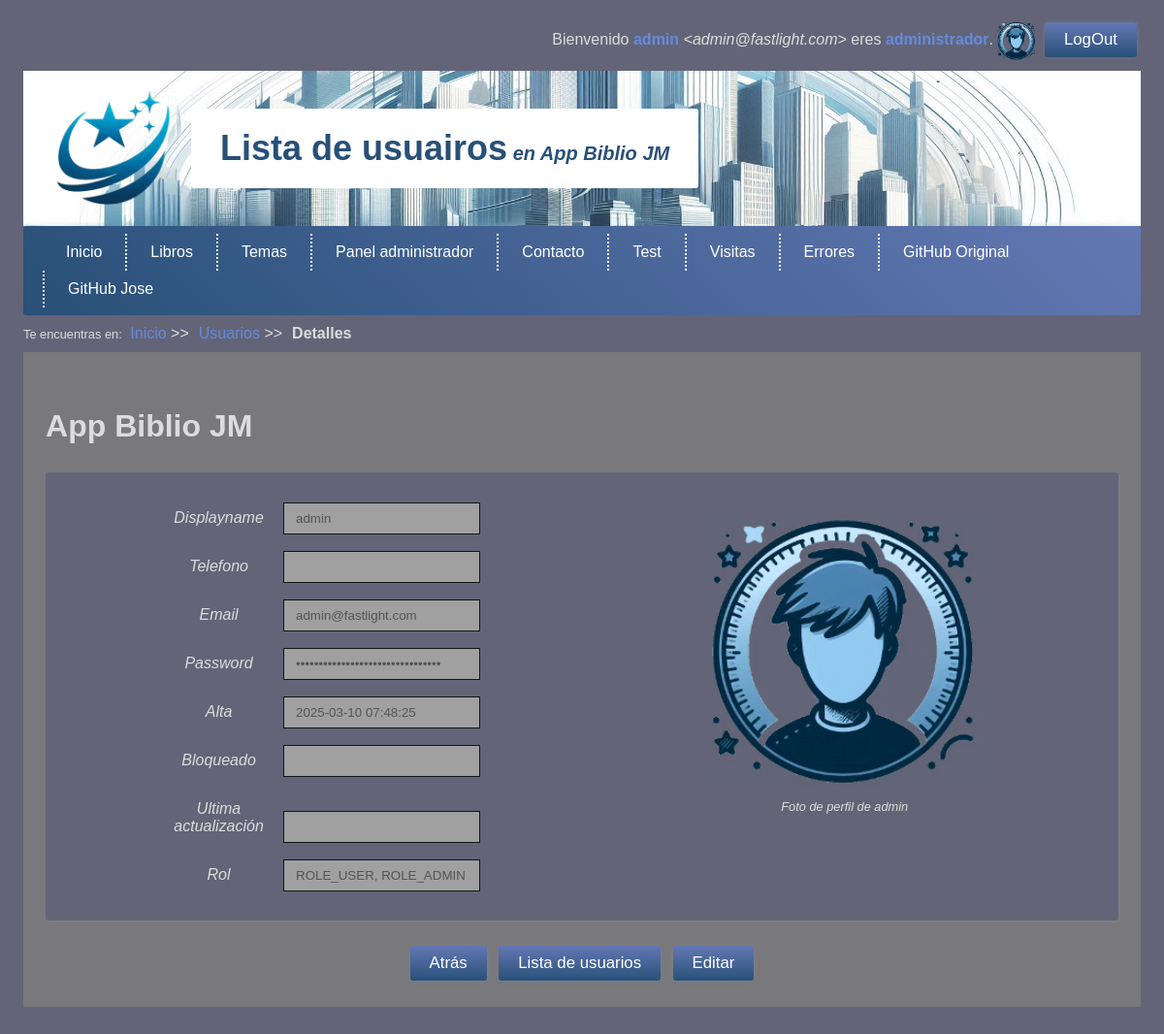
/User/show/1 (signed in), run on the app's committed database.
### tables this page shows
CREATE TABLE users(
  id INT PRIMARY KEY auto_increment,
  displayname VARCHAR(32) NOT NULL,
  email VARCHAR(128) NOT NULL UNIQUE KEY,
  phone VARCHAR(32) NOT NULL UNIQUE KEY,
  password VARCHAR(255) NOT NULL,
  roles JSON NOT NULL,
  picture VARCHAR(256) DEFAULT NULL,
  blocked_at TIMESTAMP NULL DEFAULT NULL,
  created_at TIMESTAMP NOT NULL DEFAULT CURRENT_TIMESTAMP,
  updated_at TIMESTAMP NULL DEFAULT NULL ON UPDATE CURRENT_TIMESTAMP
);

### app/libraries/View.php (called while the page is built, shortened)
<?php
class View{
    private string $name;
    public function __construct(
        string $name      = '',
        array $parameters = []
    ){
        $this->name       = $name;
    }
    public function load(){
        $template = new (TEMPLATE);
        try{
            @require VIEWS_FOLDER."/$this->name.php";
        }catch(Throwable $e){
            $message = DEBUG ?
            "<p>ERROR en la vista <b>".VIEWS_FOLDER."/$this->name.php</b>.</p>
             <p>INFORMACIÓN ADICIONAL: ".$e->getMessage()."</p>" :
             "Error al cargar la página.";
             throw new ViewException($message);
        }
    }
}

### app/http/ViewResponse.php (called while the page is built, shortened)
<?php
class ViewResponse extends Response{
    protected View $view;
    public function __construct(
        string $name,
        array $params       = [],
        int $httpCode       = 200,
        string $status      = 'OK'
    ){
        $this->view = new View($name, $params);
    }
    public function send(){
        $this->view->load();
        die();
    }
}

### public/index.php (called while the page is built, shortened)
<?php
require '../app/autoload.php';
require '../app/helpers/helpers.php';
try{
    switch(strtoupper(APP_TYPE)){
        case 'WEB' :  $kernel   = new App();
                      $response = $kernel->boot();
                      break;
    }
    $response->send();
}catch(Throwable $t){
    $mensaje = DEBUG ?
        'ERROR en el proceso de arranque: '.$t :
        'Se produjo un error, contacte con el administrador '.ADMIN_EMAIL.' si es necesario.';
    abort(500, 'INTERNAL SERVER ERROR', $mensaje, $t)->send();
}

### app/autoload.php (called while the page is built, shortened)
<?php
    function load(string $clase){
        foreach(AUTOLOAD_DIRECTORIES as $directorio){
           $ruta="$directorio/$clase.php";
           if(is_readable($ruta)){
                break;
           }
        }
    }

### app/libraries/Login.php (called while the page is built, shortened)
<?php
class Login{
    private static ?Authenticable $activeUser = NULL;
    public static function init(){
        self::$activeUser = Session::get('user') ??  NULL;
    }
	public static function user():?Authenticable{
	    return self::$activeUser;
	}
	public static function guest():bool{
	    return empty(self::user());
	}
	public static function role(string $role):bool{
	    return self::user() && self::user()->hasRole($role);
	}
	public static function oneRole(array $roles):bool{
	    return self::user() && self::user()->oneRole($roles);
    }
}

### app/interfaces/Authorizable.php (called while the page is built, shortened)
<?php
    trait Authorizable{
        public function hasRole(string $role):bool{
            return in_array($role, $this->roles);
        }
        public function oneRole(array $roles):bool{
            foreach($roles as $role)
                if($this->hasRole($role))
                    return true;
             return false;
        }
        public function isAdmin(string $adminRole = ADMIN_ROLE):bool{
            return $this->hasRole($adminRole);
        }
    }

### app/libraries/DBPDO.php (called while the page is built, shortened)
<?php
class DBPDO extends DB{
    private static $conexion = null;
    public static function get():object{
        if(!self::$conexion){
            $dsn = SGDB.':host='.DB_HOST.':'.DB_PORT.';dbname='.DB_NAME.';charset='.DB_CHARSET;
            try{
                self::$conexion = new PDO($dsn, DB_USER, DB_PASS);
            }catch(Throwable $e){
                $message = "No se pudo conectar con la Base de datos. ";
                if(DEBUG)
                    $message .= "Revisa la configuración: ".$dsn;
                throw new DatabaseException($message);
            }
        }
        return self::$conexion;
    }
    public static function query(string $consulta){
        try{
            $resultado = self::get()->query($consulta);
            return $resultado;
        }catch(Throwable $e){
            if(DEBUG){
                $mensaje = "ERROR EN LA CONSULTA: ";
                $mensaje .= "<p><b>$consulta</b></p>";
                $mensaje .= "<p>".(self::get()->errorInfo()[2])."</p>";
                throw new SQLException($mensaje);
            }else
                throw new SQLException('ERROR al realizar la operación.');
        }
    }
    public static function select(
        string $consulta,
        string $class='stdClass'
    ):?object{
        $resultado = self::query($consulta);
        $objeto = $resultado->fetchObject($class);
        return $objeto === false ? NULL : $objeto;
    }
}

### mvc/models/Model.php (called while the page is built, shortened)
<?php
abstract class Model{
    public static function getTable():string{
        return get_called_class()::$table ?? strtolower(get_called_class()).'s';
    }
    public function parseJsonFields():object{
        return $this;
    }
    public static function find(int $id = 0):?object{
        $table = self::getTable();
        $query = "SELECT * FROM $table WHERE id=$id";
        $entity = (DB_CLASS)::select($query, get_called_class());
        if($entity)
            $entity->parseJsonFields();
        return $entity;
    }
    public static function findOrFail(
        int $id = 0,
        ?string $message = NULL
    ):object{
        $entity = get_called_class()::find($id);
        return $entity;
    }
}

### mvc/controllers/UserController.php (called while the page is built, shortened)
<?php
class UserController extends Controller{
    public function show(int $id=0) {
    	$user = User::findOrFail($id, 'No se enontró el usuairo indicado');
    	return view ('user/show',['user'=>$user]);
    }
}

### app/core/App.php (called while the page is built, shortened)
<?php
class App extends Kernel{
    public function boot():Response{
        try{
            $url = request()->get('url') ?? NULL;
            $url = $url ? explode('/', rtrim($url, '/')) : [];
            $controller = empty($url[0]) ?
                DEFAULT_CONTROLLER :
                ucfirst(strtolower(array_shift($url))).'Controller';
            $method = empty($url[0]) ?
                DEFAULT_METHOD :
                strtolower(array_shift($url));
            $controllerInstance = new $controller();
            return $controllerInstance->$method(...$url);
        }catch(NotIdentifiedException $e){
            Session::set('_pending_operation', '/'.request()->get('url'));
            return redirect('/Login');
        }catch(Throwable $t){
            $mensaje = DEBUG ?
                (new DebugInformation($t, $controller, $method, $url))->toHtml() :
                "No se pudo realizar la operación solicitada.";
            if(LOG_ERRORS)
                Log::addMessage(ERROR_LOG_FILE, get_class($t), $t->getMessage());
            if(DB_ERRORS)
                AppError::new(get_class($t), $t->getMessage());
            return abort(500, 'INTERNAL SERVER ERROR', $mensaje, $t);
        }
    }
}

### app/helpers/helpers.php (called while the page is built, shortened)
<?php
function arrayToString(
    array $lista,
    bool $brackets    = true,
    bool $associative = true,
    string $separator = ", ",
    string $keyValueSeparator = " => "
):string{
    $texto = '';
    foreach($lista as $clave => $valor){
        $texto .= $associative ? "$clave $keyValueSeparator $valor$separator" : "$valor$separator";
    }
    return $brackets ? '[ '.rtrim($texto, "$separator").' ]' : rtrim($texto, "$separator");
}

### mvc/views/user/show.php (the view, shortened to what this page needs)
<!DOCTYPE html>
<html lang="es">
<head>
		<?= $template->css() ?>
	</head>
<body>
		<?= $template->login() ?>
		<?= $template->header('Lista de usuairos') ?>
		<?= $template->menu() ?>
		<?= $template->breadCrumbs(['Usuarios'=>'/User','Detalles'=>null]) ?>
	<main>
		<h1><?=APP_NAME?></h1>
		<section id="detalles" class="flex-container gap2">
	<div class="flex2 centered">
		<label for="displayname">Displayname</label>
			<input type="text" name="displayname" value="<?= $user->displayname ?>" required disabled>
			<br>
			<label for="telefono">Telefono</label>
			<input type="number" min="0" name="telefono" value="<?=$user->telefono?>" disabled>
			<br>
			<label for="email">Email</label>
			<input type="email" name="email" value="<?=$user->email ?>" disabled >
			<br>
	<?php
		if ( Login::role ( 'ROLE_ADMIN' )) { ?>
			<label for="password">Password</label>
			<input type="password" name="password" value="<?=$user->password ?>" disabled>
			<br>
			<label for="alta">Alta</label>
			<input type="text" name="alta" value="<?=  $user->created_at?>" disabled>
			<br>
			<label for="alta">Bloqueado</label>
			<input type="text" name="blocked" value="<?= $user->blocked_at?>" disabled>
			<br>
			<label for="alta">Ultima actualización </label>
			<input type="text" name="updated" value="<?=  $user->updated_at?>" disabled>
			<br>
		<?php } ?>
			<label>Rol</label>
			<input type="text" name="updated" value="<?= arrayToString($user->roles, false, false)?>" disabled>
	</div>
		<div class="flex2">
				<figure class="flex1 centrado p2">
				<img src="<?=USER_IMAGE_FOLDER.'/'.($user->picture ?? DEFAULT_USER_IMAGE)?>"
				 	class="cover enlarge-image" alt="Foto de perfil de <?= $user->displayname ?>">
				 <figcaption>Foto de perfil de <?= $user->displayname ?> </figcaption>
			<br>
			</figure>
			</div>
		</section>
		<div class="centrado">
			<a class="button" onclick="history.back()">Atrás</a>
			<a class="button" href="/User/list">Lista de usuarios</a>
			<a class="button" href="/User/edit/<?=$user->id?>">Editar</a>
		</div>
	</main>
</body>
</html>

### templates/Base.php (shortened to what this page needs)
<?php
class Base implements TemplateInterface{
    protected array $css = [
        'standard'  => '/css/base.css',
        'tablet'    => '/css/base_tablet.css',
        'phone'     => '/css/base_phone.css',
        'printer'   => '/css/base_printer.css'
    ];
    protected array $mediaQueries = [
        'standard'  => 'screen',
        'tablet'    => 'screen and (max-width: 850px) and (min-width: 451px)',
        'phone'     => 'screen and (max-width: 450px)',
        'printer'   => 'print'
    ];
    public function css(){
        $html = "\n";
        foreach($this->css as $device => $file){
            if($file){
                $html .= "\t\t<link rel='stylesheet' media='".($this->mediaQueries[$device])."' type='text/css' href='$file'>\n";
            }
        }
        return $html;
    }
    public function login(){
        if(Login::guest()){
            $html = "
               <div class='derecha'>
                    <a class='button' href='/Login'>LogIn</a>
               </div>";
        }else{
            $user = Login::user();
            $html = "<div class='right'>
                        <span class='pc'>Bienvenido</span>
                        <a class='negrita' href='/User/home'>
                            $user->displayname
                        </a>
                        <span class='pc cursiva'>&lt;$user->email&gt;</span>";
            if($user->isAdmin())
                 $html .= "<span class='pc'> eres <a class='negrita' href='/Admin'>administrador</a>.</span>";
            $html .= "  <img class='xx-small middle my1' src='/images/users/".($user->picture ?? DEFAULT_USER_IMAGE)."' alt='Imagen de perfil'>
                        <a class='button' href='/Logout'>LogOut</a>
                     </div>";
        }
        return $html;
    }
    public function header(
        ?string $title    = NULL,
        ?string $subtitle = NULL
    ){
        return "
            <header>
                <figure>
                    <a href='/'>
                        <img alt='Biblio Mora Logo' src='/images/template/fastlight_base.png'>
                    </a>
                </figure>
                <hgroup>
            	   <h1>".($title ?? 'Página sin título' )."<span class='small italic'> en ".APP_NAME."</span></h1>
                   ".($subtitle ? '<p>'.$subtitle.'</p>' : '')."
                </hgroup>
            </header>
        ";
    }
    public function menu(){
        $html = "<menu class='menu'>";
        $html .=   "<li><a href='/'>Inicio</a></li>";
        $html .=   "<li><a href='/Libro'>Libros</a></li>";
        $html .=   "<li><a href='/Tema'>Temas</a></li>";
        if(Login::role('ROLE_ADMIN')){
  			$html .=   "<li><a href='/Panel/admin'>Panel administrador</a></li>";
        }
       $html .=   "<li><a href='/Contacto'>Contacto</a></li>";
        if((Login::oneRole(TEST_ROLES)))
            $html .=   "<li><a href='/Test'>Test</a></li>";
        if((Login::oneRole(STATS_ROLES)))
            $html .=   "<li><a href='/Stat'>Visitas</a></li>";
        if((Login::oneRole(ERROR_ROLES)) && (DB_ERRORS || LOG_ERRORS || LOG_LOGIN_ERRORS))
            $html .=   "<li><a href='/Error/list'>Errores</a></li>";
        $html .=   "<li><a href='https://github.com/robertsallent/fastlight'>GitHub Original</a></li>";
        $html .=   "<li><a href='https://github.com/jmmora1974/PHP/tree/feature/pp1/biblioteca'>GitHub Jose</a></li>";
        $html .= "</menu>";
        $html .= "</nav>";
        return $html;
    }
    public function breadCrumbs(
        array $migas = []
    ):string{
        $migas = ["Inicio"=>"/"] + $migas;
        $html = "<nav aria-label='Breadcrumb' class='breadcrumbs'>";
        $html .= "<span class='mini'>Te encuentras en: </span>";
        $html .= "<ul>";
        foreach($migas as $miga => $ruta){
            $html .= "<li>";
            $html .= $ruta ? "<a href='$ruta'>$miga</a>" : $miga;
            $html .= "</li>";
        }
        $html .= "</ul>";
        $html .= "</nav>";
        return $html;
    }
}

### public/css/dark.css (style rules this page uses)
:root { --primary-bg-color: rgb(40, 80, 120); --primary-font-color: rgb(255, 255, 255); --primary-soft-color: rgb(100, 120, 180); --secondary-bg-color: rgb(20, 120, 80); --secondary-font-color: rgb(255, 255, 255); --secondary-soft-color: rgb(80, 160, 100); --shadow-color: rgba(160, 160, 160, 0.3); --font-shadow-color: rgba(0, 0, 0, 0.3); --bg-color: rgb(100, 100, 120); --font-color: rgb(220, 220, 220); --border-color: rgb(20, 20, 20); --a-color: rgb(100, 140, 220); --main-bg-color: rgb(120, 120, 125); --th-bg-color: rgb(60, 100, 160); --th-font-color: rgb(255, 255, 255); --td-odd-bg-color: var(--bg-color); --td-even-bg-color: rgb(90, 90, 90); --tfoot-bg-color: rgb(120, 120, 120); --tfoot-font-color: rgb(255, 255, 255); --form-bg-color: var(--bg-color); --input-bg-color: rgb(160, 160, 160); --footer-bg-color: rgba(60, 60, 60, 0.85); --modal-bg-color: rgba(120, 120, 120, 0.85); }

### public/css/base_tablet.css (style rules this page uses)
.pc { display: none !important; }

### public/css/base_phone.css (style rules this page uses)
.pc { display: none !important; }
body { margin: 0; padding: 0; width: 100%; }
body>header { padding: 5px; }
body>header figure { min-width: 19%; max-width: 19%; margin: 0px auto; text-align: center; padding: 0px; }
body>header img { width: 100%; }
body>header hgroup { min-width: 80%; max-width: 80%; margin: 0px auto; padding: 0px; }
body>header h1 { padding: 15px 0px; font-size: 2rem; text-align: center; white-space: wrap; }
.menu { padding: 0px; border-radius: 0px; }
.menu li { display: block; }
.menu li a { padding: 10px 20px; }
.menu li:not(:first-of-type) { border-left: none }
.menu li:not(:last-of-type) { border-bottom: dotted 2px white; }

### public/css/base_printer.css (style rules this page uses)
* { color: #006 !important; border:none; }
main .flex-container { display: initial; }
body { width: 100%; border:none; box-shadow: none; margin: 0px; padding: 0px; }
main { border: none; padding: 0px; }
nav, #migas, #login, #logout, .pc { display:none !important; }
header, header figure img { border: none !important; padding: 0px; margin: 0px; }
header h1 { color: #09c; text-shadow: none; font-size: 2em; }

### data on the page
users: displayname "admin", email "admin@fastlight.com", alta "2025-03-10 07:48:25"

### other printed values
$title "Lista de usuairos"
APP_NAME "App Biblio JM"
$miga "Inicio"
$miga "Usuarios"
$miga "Detalles"
